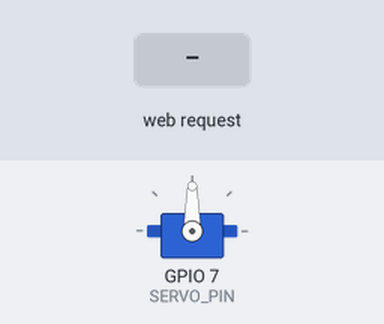
A sketch run on a simulated ESP32-C3. Shown: servo. Inputs (shaded band) come from the test bench. What the sketch prints to the serial monitor is not drawn.

Above: at 1.2 s.
1.3 s: HTTP request GET /servo/0 received
At 1.9 s:
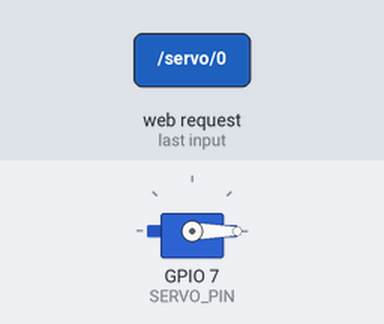
2.8 s: HTTP request GET /servo/20 received
At 4.0 s:
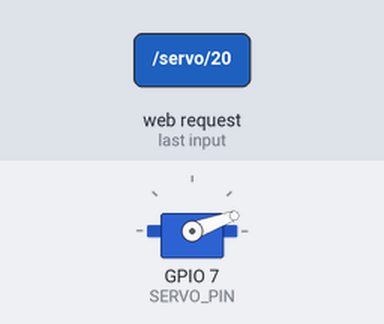
4.3 s: HTTP request GET /servo/40 received
At 5.4 s:
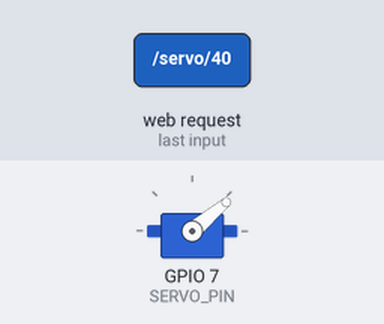
5.8 s: HTTP request GET /servo/60 received
At 6.5 s:
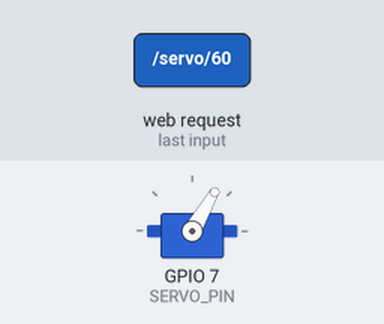
7.3 s: HTTP request GET /servo/180 received
At 7.6 s:
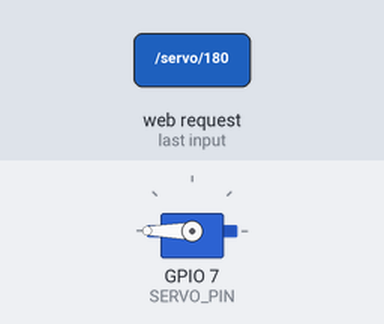
8.8 s: HTTP request GET /servo/90 received
At 10.0 s:
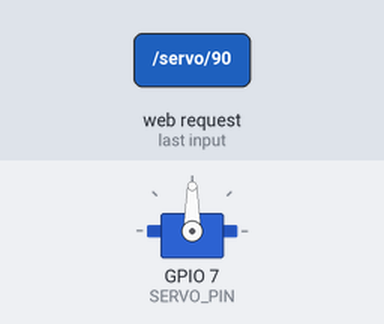
Timing chart, 0 to 11.3 s (numbered marks = the images above; inputs shaded):
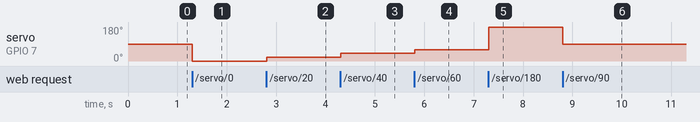

Measured:
- after the input at 1.3 s, servo on GPIO 7 (SERVO_PIN): 90° → 0° at once
- after the input at 2.8 s, servo on GPIO 7 (SERVO_PIN): 0° → 20° at once
- after the input at 4.3 s, servo on GPIO 7 (SERVO_PIN): 20° → 40° at once
- after the input at 5.8 s, servo on GPIO 7 (SERVO_PIN): 40° → 60° at once
- after the input at 7.3 s, servo on GPIO 7 (SERVO_PIN): 60° → 180° at once
- after the input at 8.8 s, servo on GPIO 7 (SERVO_PIN): 180° → 90° at once

The sketch:

3_serverServo.ino
```cpp
/*
  DM3014 Interactive Devices, Ashley Hi 2026
  Week 9 - Remote Interfaces
  ESP32-C3 Server Servo Control
  Move a 180° servo motor over web server.
  Additional Components: Servo Motor
*/

// ====== Reference Libraries ======
#include <WiFi.h>
#include <ESP32Servo.h>

// ====== Network Credentials ======
const char* ssid     = "Jiwoo-ESP32-3"; // *** edit AP name here
const char* password = "jiwoolee";         // *** edit password here

// ====== Network Settings ======
WiFiServer server(80);
String header;        // variable stores HTTP request
int servo_angle = 90; // variable stores current servo angle (0-180)

// ====== Assign Servo Pin ======
#define SERVO_PIN 7
Servo myServo;

// ====== Webpage ======
// *** edit the page here, written exactly like a normal HTML file
// %ANGLE% is a placeholder: it gets swapped for the current servo angle,
const char webpage[] = R"HTML(
<!DOCTYPE html>
<html>
<head>
  <meta name="viewport" content="width=device-width, initial-scale=1">
  <link rel="icon" href="data:,">
  <style>
    html { font-family: Helvetica; text-align: center; }
    .button {
      background-color: #ffffff;
      color: #222222;
      border: 3px solid #222222;
      border-radius: 0;
      padding: 12px 28px;
      font-family: 'Press Start 2P', monospace;
      font-size: 12px;
      cursor: pointer;

      box-shadow: 5px 5px 0px #222222;
      transition: all 0.1s ease;
    }

    .button:hover {
      background-color: #d9f0ff;
      transform: translate(2px, 2px);
      box-shadow: 3px 3px 0px #222222;
    }

    .button:active {
      transform: translate(5px, 5px);
      box-shadow: none;
    }
  </style>
</head>
<body>
  <h1>ESP32 Web Server</h1>
  <p>Servo Angle - %ANGLE%&deg;</p>

  <!-- add more angles by copying a line and changing both numbers -->
  <p>
    <a href="/servo/0"><button class="button">0&deg;</button></a>
    <a href="/servo/20"><button class="button">20&deg;</button></a>
    <a href="/servo/40"><button class="button">40&deg;</button></a>
    <a href="/servo/60"><button class="button">60&deg;</button></a>
    <a href="/servo/90"><button class="button">90&deg;</button></a>
    <a href="/servo/180"><button class="button">180&deg;</button></a>
  </p>
</body>
</html>
)HTML";

void setup() {
  // ====== Setup Serial Monitor ======
  Serial.begin(115200);

  // ====== Setup Servo ======
  myServo.setPeriodHertz(50);           // standard servos expect 50 Hz
  myServo.attach(SERVO_PIN, 500, 2400); // pulse width range in microseconds
  myServo.write(servo_angle);           // move to start position

  // ====== Setup ESP as Access Point ======
  Serial.print("Setting AP (Access Point)…");
  WiFi.softAP(ssid, password);
  IPAddress IP = WiFi.softAPIP();
  Serial.print("IP Address: ");
  Serial.println(IP);
  server.begin();
}

void loop(){
  WiFiClient client = server.available(); // listen for incoming clients
  if (client) {                           // if a new client connects
    Serial.println("New Client");
    String currentLine = "";
    unsigned long startTime = millis();   // note when client connected (for timeout)
    while (client.connected() && millis() - startTime < 2000) { // set a 2s timeout
      if (client.available()) {           // if there's bytes to read from the client
        char c = client.read();           // read a byte
        Serial.write(c);
        header += c;
        if (c == '\n') {
          if (currentLine.length() == 0) {
            // ====== Setup Webpage ======
            client.println("HTTP/1.1 200 OK");
            client.println("Content-type:text/html");
            client.println("Connection: close");
            client.println();

            // ====== Move Servo ======
            int pos = header.indexOf("GET /servo/");
            if (pos >= 0) {
              servo_angle = constrain(header.substring(pos + 11).toInt(), 0, 180); // read the number after /servo/
              Serial.println("servo to " + String(servo_angle));
              myServo.write(servo_angle);
            }

            // ====== Display HTML Webpage ======
            String page = webpage;                        // copy webpage from top of the sketch
            page.replace("%ANGLE%", String(servo_angle)); // fill in the current angle
            client.print(page);                           // send it to the browser
            client.println();                             // HTTP response ends with another blank line
            break;                                        // break out of the while loop
          } else {
            currentLine = "";
          }
        } else if (c != '\r') {
          currentLine += c;
        }
      }
    }
    header = "";   // clear the header variable
    client.stop(); // close the connection
    Serial.println("Client disconnected.");
    Serial.println("");
  }
}
```
